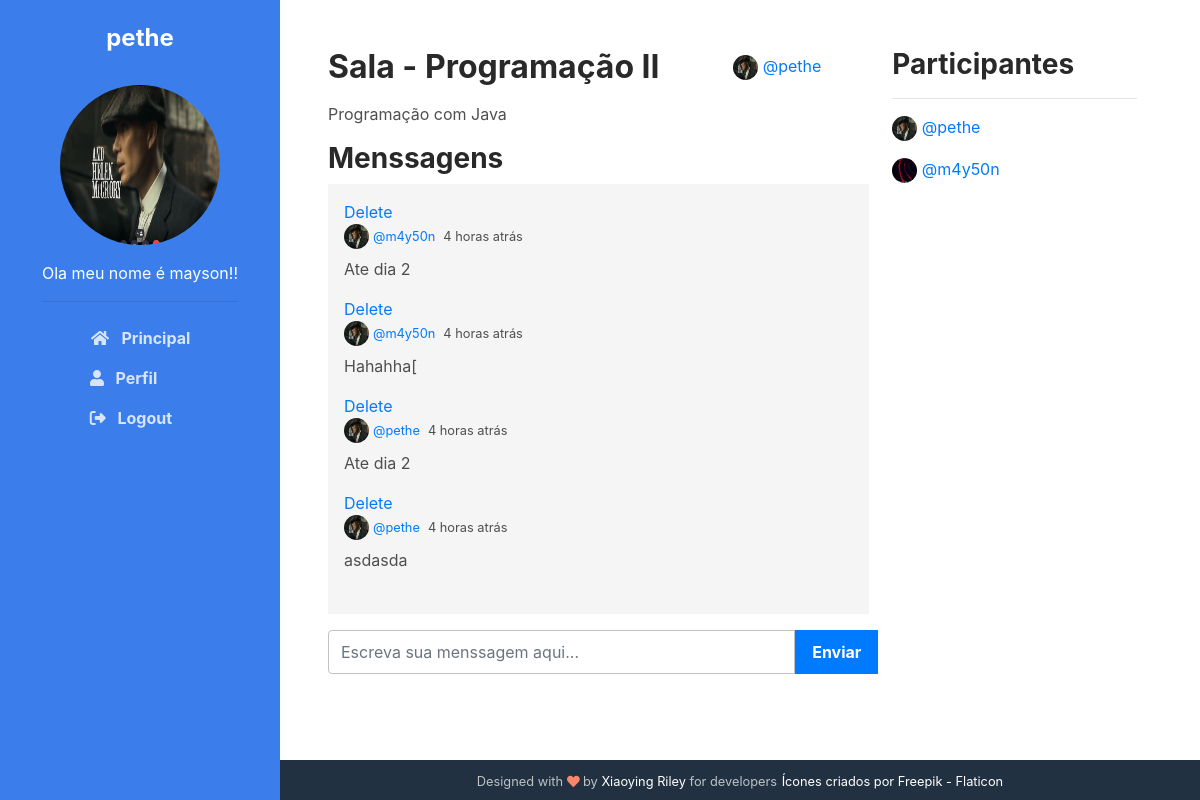
The app's page /room/2 (signed in) with its own data.
### base/models.py (models this page shows, shortened)
class User(AbstractUser):
    name = models.CharField(max_length=200, null=True)
    email = models.EmailField(unique=True)
    bio = models.TextField(default='')
    avatar = models.ImageField(null=True, default="profile.png")
    USERNAME_FIELD = 'email'
    REQUIRED_FIELDS = []

class Room(models.Model):
    host = models.ForeignKey(User, on_delete=models.SET_NULL, null=True)
    classe = models.ForeignKey(Classe, on_delete=models.SET_NULL, null=True)
    name = models.CharField(max_length=200)
    desc = models.TextField(null=True, blank=True)
    room_join = models.CharField(default='room', max_length=20)
    participants = models.ManyToManyField(
        User, related_name='participants', blank=True)
    date_control_initial = models.DateField(default=datetime.today, null=False)
    date_control_end = models.DateField(blank=True, null=True)
    updated = models.DateTimeField(auto_now=True)
    created = models.DateTimeField(auto_now_add=True)
    created_in = models.TextField(blank=True)
    class Meta:
        ordering = ['-updated', '-created']

class Message(models.Model):
    user = models.ForeignKey(User, on_delete=models.CASCADE)
    room = models.ForeignKey(Room, on_delete=models.CASCADE)
    body = models.TextField()
    update = models.DateTimeField(auto_now=True)
    created = models.DateTimeField(auto_now_add=True)
    created_in = models.TextField(null=True, blank=True)

### base/views.py (the view)
# urls.py: path('room/<str:pk>', views.room, name="room"),
@login_required(login_url='login')
def room(request, pk):
    room = Room.objects.get(id=pk)
    cryp_decryp = ''
    if room.date_control_end == datetime.today().date():
        print('é agr')
        nowDecryp(request, pk)
    elif room.date_control_initial == datetime.today().date():
        cryp_decryp = nowCryp(request, pk)
    room_messages = room.message_set.all().order_by('-created')
    participantes = room.participants.all()
    if request.method == 'POST':
        message = Message.objects.create(
            user=request.user, room=room, body=request.POST.get('body')
        )
        room.participants.add(request.user)
        return redirect('room', pk=room.id)
    howLongAgo(room_messages)
    context = {'room': room, 'room_messages': room_messages,
               'participantes': participantes, 'cryp_decryp': cryp_decryp}
    return render(request, 'base/room.html', context)

### base/views.py (called while the page is built)
def timesince(dt, default="agora"):
    now = datetime.now()
    diff = now - dt
    periods = (
        (diff.days // 365, "ano", "anos"),
        (diff.days // 30, "mês", "meses"),
        (diff.days // 7, "semana", "semanas"),
        (diff.days, "dia", "dias"),
        (diff.seconds // 3600, "hora", "horas"),
        (diff.seconds // 60, "minuto", "minutos"),
        (diff.seconds, "segundo", "segundos"),
    )
    for period, singular, plural in periods:
        if period >= 1:
            return "%d %s atrás" % (period, singular if period == 1 else plural)
    return default

def howLongAgo(datas):
    for data in datas:
        wasCreated = data.created
        fuso_horario = timezone('America/Sao_Paulo')
        data_e_hora_sao_paulo = wasCreated.astimezone(fuso_horario)
        wasCreated_format = data_e_hora_sao_paulo.strftime(
            "%d/%m/%Y %H:%M:%S")
        data_created, hour_created = wasCreated_format.split(' ')
        data_created = data_created + " " + hour_created
        d = int(data_created.split('/')[0])
        m = int(data_created.split('/')[1])
        y = int(data_created.split('/')[2].split(' ')[0])
        h = int(hour_created.split(':')[0])
        mi = int(hour_created.split(':')[1])
        s = int(hour_created.split(':')[2])
        data.created_in = timesince(datetime(y, m, d, h, mi, s))
        data.save()

### base/templates/base/room.html (shortened to what this page needs)
{% extends 'main.html' %}
{% load humanize %}
{% block content %}
<div class="main-container main-2-column">
	<div class="comment-container">
		<div>
			<div class="d-flex align-items-center mb-3 justify-content-between">
				<h2 class="mb-0" >Sala - {{room.name}}</h2>
				<div class="mr-5">
					<img class="msg-img rounded-circle m-0" src="{{room.host.avatar.url}}" alt="image" >
					<a class="mr-2" href="{% url 'user-profile' room.host.id%}">@{{room.host.username}}</a> {{message.created_in}}
				</div>
			</div>
			<p>{{room.desc}}</p>
			<h3>Menssagens</h3>
		</div>
		<div class="comment-wrapper p-3 mr-2">
			<div>
				{% if cryp_decryp != 'crypted' %}
					{% if request.user != room.host %}
						{% for message in room_messages %}
						<div>
							{% if request.user == message.user %}
								<a href="{% url 'delete-message' message.id %}">Delete</a>
								<small class="d-flex align-items-center mb-2">
									<img class="msg-img rounded-circle m-0 mr-1" src="{{user.avatar.url}}" alt="image" >
									<a class="mr-2" href="{% url 'user-profile' message.user.id %}">@{{message.user.username}}</a> {{message.created_in}}
								</small>
								<p>{{message.body}}</p>
							{% endif %}
						</div>
						{% endfor %}
					{% else %}
						{% for message in room_messages %}
							<div class="d-flex flex-column">
								<a href="{% url 'delete-message' message.id %}">Delete</a>
								<small class="d-flex align-items-center mb-2">
									<img class="msg-img rounded-circle m-0 mr-1" src="{{user.avatar.url}}" alt="image" >
									<a class="mr-2" href="{% url 'user-profile' message.user.id %}">@{{message.user.username}}</a> {{message.created_in}}
								</small>
								<p>{{message.body}}</p>
							</div>
						{% endfor %}
					{% endif %}
				{% endif %}
			</div>
		</div>
		{% if cryp_decryp != 'crypted' %}
		<div class="mt-3">
			<form action="" method="post">
				<div class="input-group">
					<input
					class="form-control"
					type="text"
					name="body"
					placeholder="Escreva sua menssagem aqui..."
					/>
					<div class="input-group-prepend">
						<input class="input-group btn btn-primary" type="submit" value="Enviar">
					</div>
				</div>
			</form>
		</div>
		{% endif %}
	</div>
	<div class="container">
		<h3>Participantes</h3>
		<hr />
		{% for user in participantes %}
		<div>
			<p>
				<img class="msg-img rounded-circle m-0" src="{{user.avatar.url}}" alt="image" >
				<a href="{% url 'user-profile' user.id %}">
					@{{user.username}}</p>
		</div>
		{% endfor %}
	</div>
</div>
{% endblock %}

### templates/main.html (shortened to what this page needs)
<!DOCTYPE html>
{% load static %}
<html lang="pt-BR">
	<head>
		<link
			rel="stylesheet"
			href="https://cdn.jsdelivr.net/npm/bootstrap@4.3.1/dist/css/bootstrap.min.css"
		/>
		<link rel="stylesheet" href="{% static 'styles/main.css' %}" />
	</head>
	<body>
		{% include 'navbar.html' %}
		<div class="main-wrapper over-y">
			{% block content %} {% endblock %}
			<footer class="footer text-center py-2 theme-bg-dark">
				<small class="copyright"
					>Designed with <i class="fas fa-heart" style="color: #fb866a"></i> by
					<a href="http://themes.3rdwavemedia.com" target="_blank"
						>Xiaoying Riley</a
					>
					for developers</small
				>
				<small
					><a
						href="https://www.flaticon.com/br/icones-gratis/comprimido"
						title="comprimido ícones"
						>Ícones criados por Freepik - Flaticon</a
					></small
				>
			</footer>
		</div>
	</body>
</html>

### templates/navbar.html (shortened to what this page needs)
{% load static %}
<header class="header text-center">
    {% if user.is_authenticated %}
        <h1 class="blog-name pt-lg-4 mb-0"><a href="">{{user.username}} </a></h1>
        <nav class="navbar navbar-expand-lg navbar-dark" >
                <div id="navigation" class="collapse navbar-collapse flex-column" >
                    <div class="profile-section pt-3 pt-lg-0">
                        <img class="profile-image mb-3 rounded-circle mx-auto" src="{{user.avatar.url}}" alt="image" >
                        <p>{{user.bio}}</p>
                        <hr>
                    </div>
                    <ul id="navi" class="navbar-nav flex-column text-left" onclick="navIconActive()">
                        <li class="nav-item">
                            <a class="nav-link" href="{% url 'home' %}"><i class="fas fa-home fa-fw mr-2"></i>
                                Principal <span class="sr-only">(current)</span>
                            </a>
                        </li>
                        <li class="nav-item">
                            <a href="{% url 'user-profile' user.id%}" class="nav-link"><i class="fa fa-user mr-2" aria-hidden="true"></i>
                                Perfil
                            </a>
                        </li>
                        {% if request.user == user %}
                            <li class="nav-item">
                            <a class="nav-link" href="{% url 'logout' %}"><i class="fa-solid fa-right-from-bracket mr-2"></i>
                                Logout
                            </a>
                            </li>
                        {% endif %}
                    </ul>
                </div>
        </nav>
    {% endif %}
</header>

### static/styles/main.css (style rules this page uses)
.main-container { min-height: calc(100vh - 40px) !important; padding: 48px; }
.over-y { overflow-y: hidden !important; }
.main-2-column { display: grid; grid-template-columns: 3fr 1.5fr; }
.comment-wrapper { overflow-y: auto; background-color: whitesmoke; min-height: 430px; max-height: 430px; }
body { -webkit-font-smoothing: antialiased; -moz-osx-font-smoothing: grayscale; color: #4f4f4f; }
h1, h2, h3, h4, h5, h6 { color: #292929; font-weight: bold; }
.btn { font-weight: bold; padding: 0.375rem 1rem; height: 2.75rem; transition: all 0.4s ease-in-out; }
.btn-primary { color: #fff; }
.form-control { padding-top: 0.875rem; padding-bottom: 0.875rem; height: 2.75rem; border-color: #c2c2c2; }
.theme-bg-dark { background: #223142 !important; }
.header { position: fixed; left: 0; top: 0; height: 100vh; width: 280px; background: #3b7eeb; color: #fff; }
.header .blog-name { font-weight: bold; font-size: 1.5rem; color: #fff; }
.header .blog-name a { color: #fff; }
.header .navbar { padding: 2rem 1rem; }
.header .nav-item { font-weight: bold; }
.header .nav-item .nav-link { color: rgba(255, 255, 255, 0.8); }
.msg-img { width: 25px; height: 25px; }
.profile-section .profile-image { width: 160px; height: 160px; }
.main-wrapper { margin-left: 280px; background: #fff; }
.main-wrapper .container { max-width: 820px; }
.footer { color: rgba(255, 255, 255, 0.7); }
.footer a { color: #fff; }
body { overflow-x: hidden; }

### records on screen
User: username "pethe", avatar (picture), bio "Ola meu nome é mayson!!"
Room: name "Programação II", host.avatar (picture), host.username "pethe", desc "Programação com Java"
Message: avatar (picture), user.username "m4y50n", created_in "4 horas atrás", body "Ate dia 2"
Message: avatar (picture), user.username "m4y50n", created_in "4 horas atrás", body "Hahahha["
Message: avatar (picture), user.username "pethe", created_in "4 horas atrás", body "Ate dia 2"
Message: avatar (picture), user.username "pethe", created_in "4 horas atrás", body "asdasda"
User: avatar (picture), username "m4y50n"
